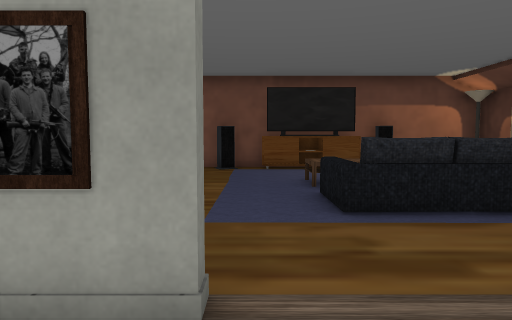
[1] (above)

21 first-person views from a walk through a 3-D level made in the Unity game engine. The camera is 1.3 m above the floor, tilts 4° down and sees 70° across. Doors are open. The floor is counted in squares, 1 m on a side. Each view is taken from the middle of a square. On the plan, view 1 faces up. The plan holds only what a view shows up to about 15 squares ahead; the rest is blank. The player character is not drawn. Some surface patterns are stand-ins.

[2]
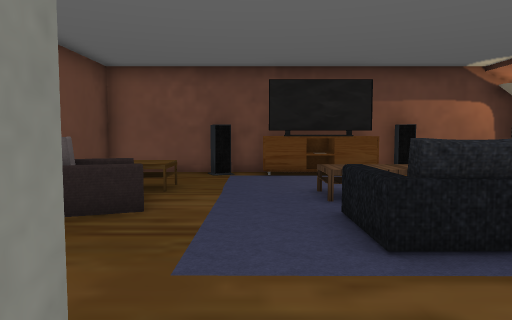

[3]
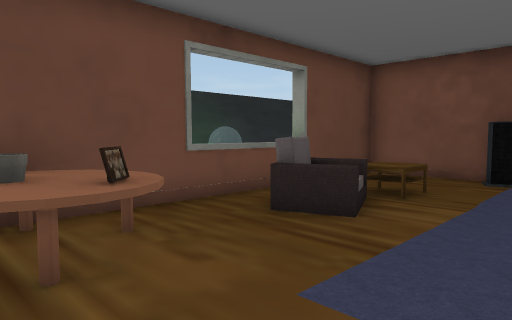

[4]
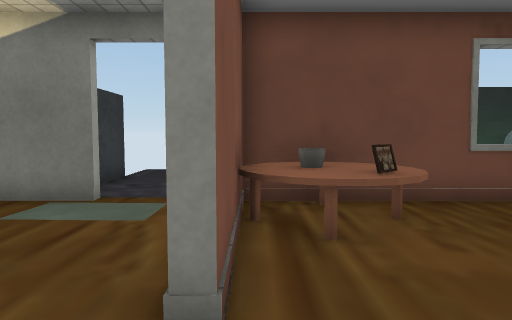

[5]
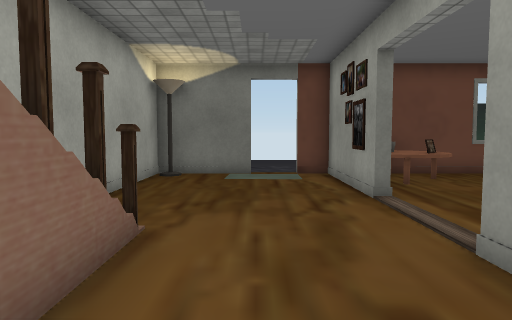

[6]
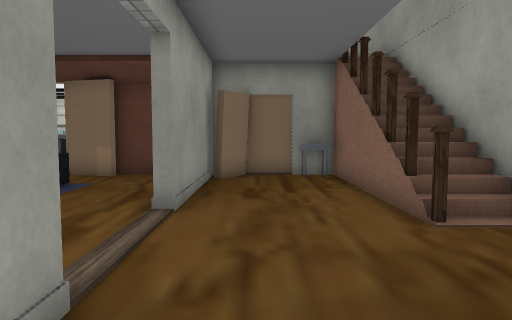

[7]
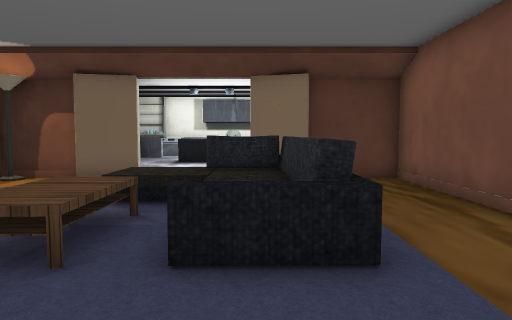

[8]
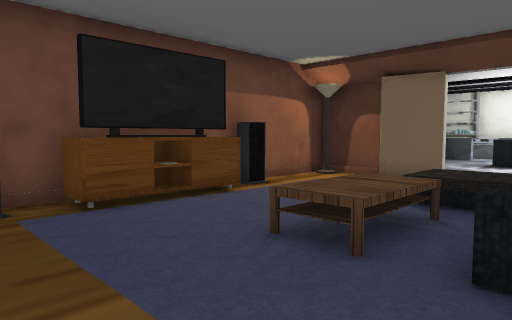

[9]
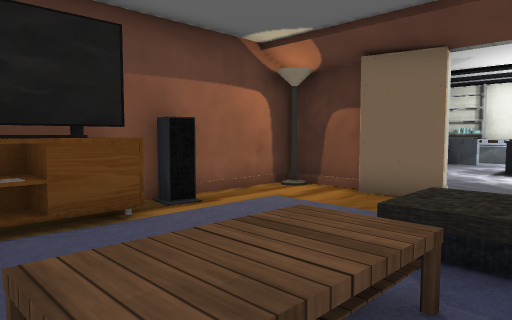

[10]
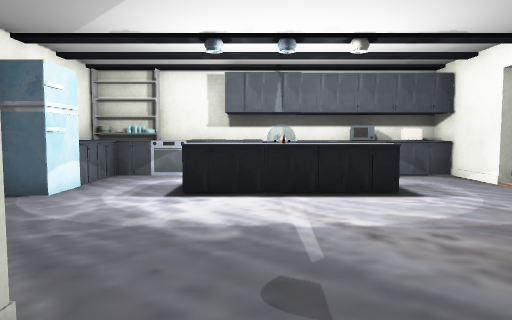

[11]
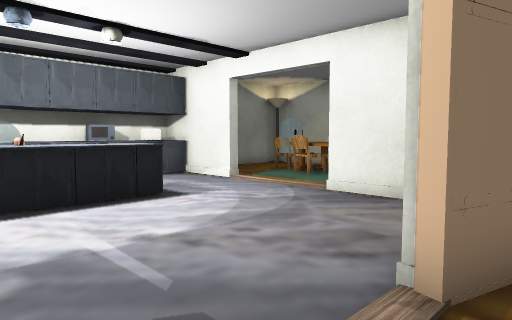

[12]
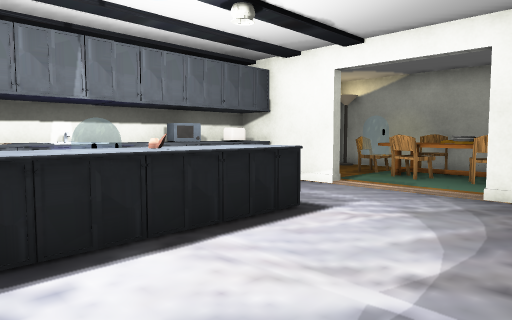

[13]
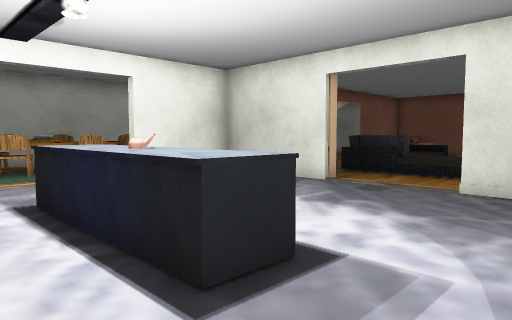

[14]
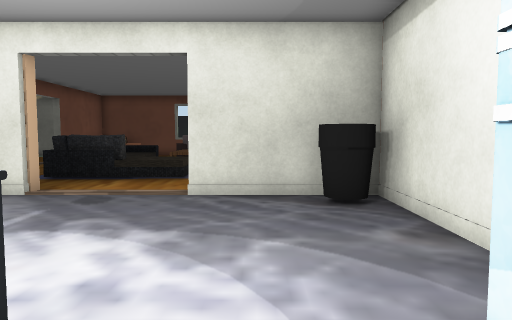

[15]
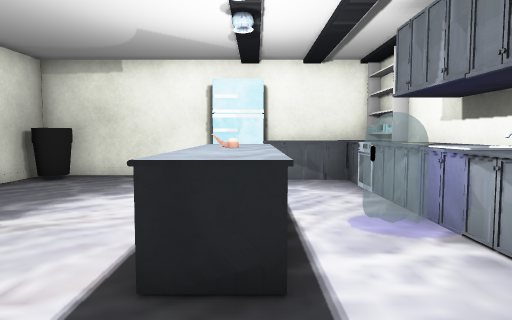

[16]
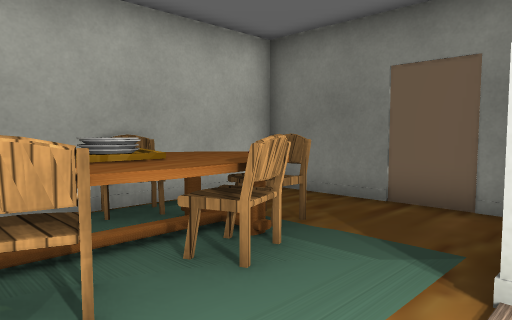

[17]
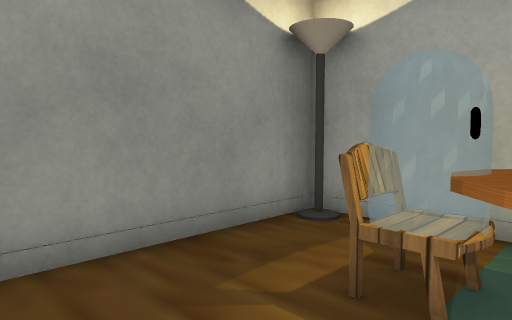

[18]
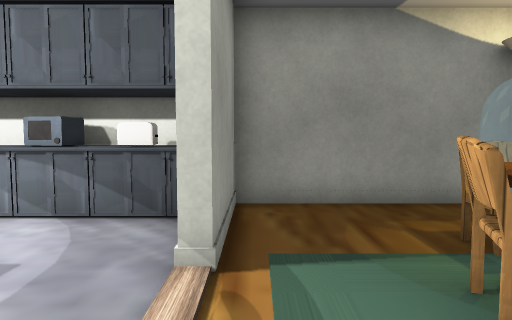

[19]
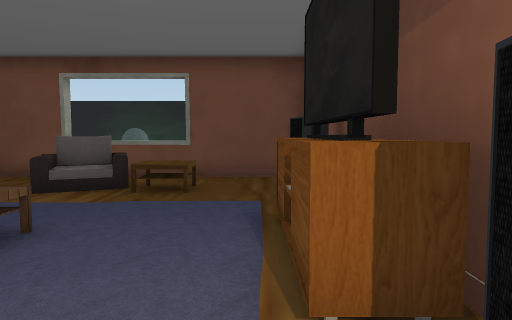

[20]
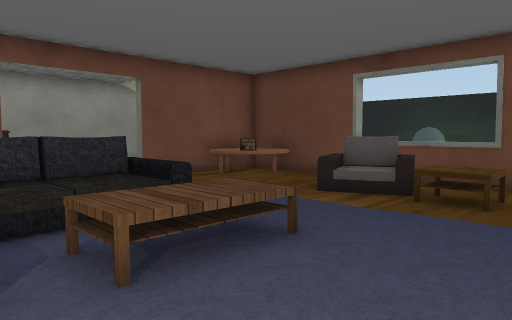

[21]
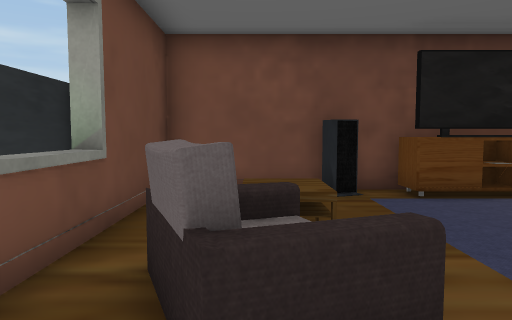

### Floor plan
Key: @ floor where view 1 was taken; # wall or solid block; . floor; D open door; = window, fence, low wall or low ledge; ^ raised ledge; S speaker; T TV; L lamp; C carpet; A armchair; E oven; F fridge; H shelf; I sink; M microwave; R chair; O other object.
Columns run from 7 left of view 1 to 20 right of it. Each row starts with its distance up from view 1.
 15 ############################
 14 # #...SOTTTOS..L#O....##OOOO
 13 # #.....CCC.....#O....F...OH
 12 # #....       ..#.........E#
 11 #=#.OO.       ..#.....OO..E#
 10 # ^.OO. OOOOOO........OO..O#
  9 # ^A .. OOOOCO........OO.OI#
  8 # ^AA.. .CCO O........OO.OI#
  7 #=#....  C   O..#.....OO..O#
  6   #....  COOOO..#.....OO..M#
  5   #OO...........#.........M#
  4   #OOO..........#.........O#
  3   #OO##....#########....##O#
  2   #............##..........#
  1   D.............#....CR....#
  0   D....@........#..RRRRR...#
 -1   D............OO.RROOOORR.#
 -2   #......########..ORRRR...#
 -3   #########    #####RCCR##L#

Positions as (right, up) in squares from view 1, and headings:
1: (0, 0), facing up
2: (0, 2), facing up
3: (1, 3), facing up-left
4: (2, 3), facing left
5: (7, 0), facing left
6: (-3, 1), facing right
7: (-2, 7), facing right
8: (-2, 7), facing up-right
9: (1, 8), facing up-right
10: (7, 9), facing right
11: (8, 10), facing down-right
12: (11, 11), facing down-right
13: (18, 13), facing down-left
14: (17, 12), facing left
15: (16, 3), facing up
16: (16, 3), facing down-left
17: (16, 2), facing down-right
18: (13, 2), facing right
19: (6, 13), facing left
20: (5, 13), facing down-left
21: (-3, 6), facing up
